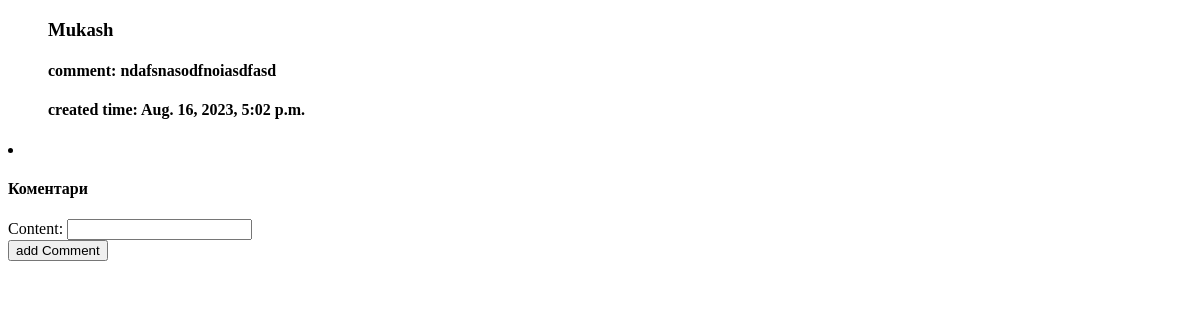
Before: /news/3 with the older database file.
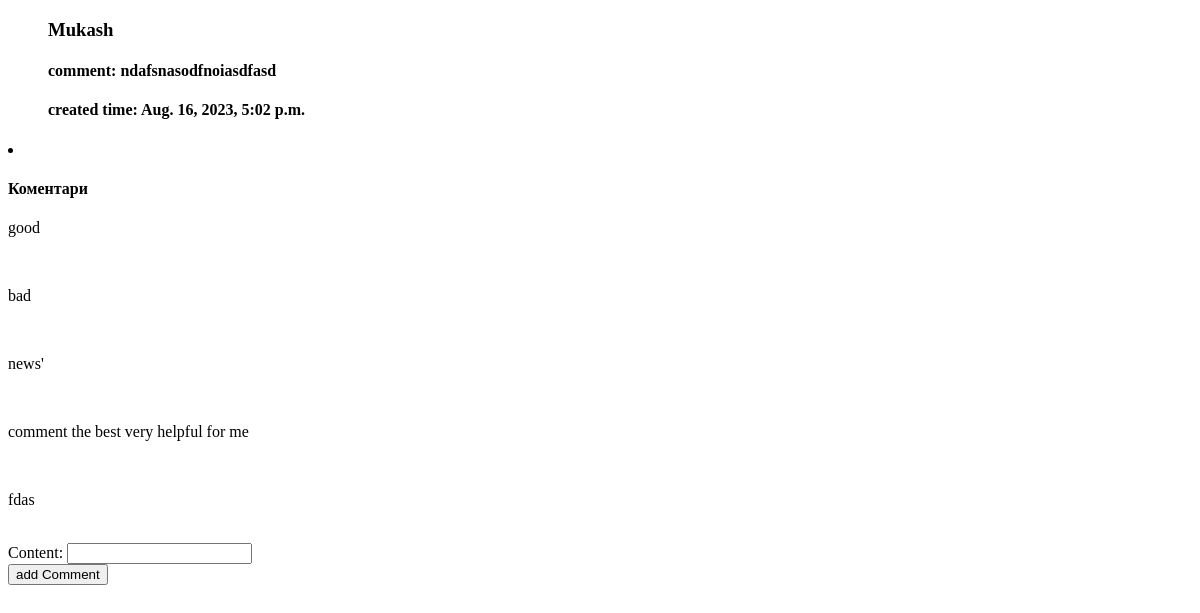
After: the same page with the newer database file.
### news/models.py (models this page shows, shortened)
class News(models.Model):
    title = models.CharField(max_length=255)
    content = models.TextField()
    created_at = models.DateTimeField(default=timezone.now())

class Comments(models.Model):
    content = models.TextField()
    created_at = models.DateTimeField(default=timezone.now())
    news = models.ForeignKey(News, on_delete=models.CASCADE)
    def __str__(self):
        return f"{self.content}"

### news/views.py (the view)
# urls.py: path("<int:news_id>", views.detail, name="detail"),
def detail(request, news_id):
    news = get_object_or_404(News, pk=news_id)
    comments = news.comments_set.all().order_by('-created_at')
    context = {"news": news, "comments": comments}
    return render(request, "news/detail.html", context)

### news/templates/news/detail.html (shortened to what this page needs)
<!DOCTYPE html>
<html lang="en">
<head>
</head>
<body>
    <ul>
        <h3>
            {{news.title}}
        </h3>
        <h4>comment: {{news.content}}</h4>
        <h4>created time: {{news.created_at}}</h4>
    </ul>
    <li><h4>Коментари</h4></li>
    {% for comment in comments %}
        <p>{{comment}}</p><br>
    {% endfor %}
    <form action="{% url 'news:add_comment' %}" method="post">
        <label for="content">Content: </label>
        <input type="text" id = "content" name="content">
        <br>
        <input type="submit" value="add Comment">
    </form>
</body>
</html>

Changed rows visible on the page:
added Comments: content "good"
added Comments: content "bad"
added Comments: content "news'"
added Comments: content "comment the best very helpful for me"
added Comments: content "fdas"
